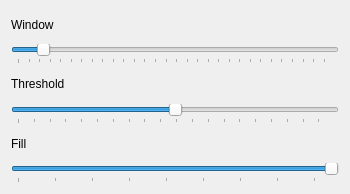
<?xml version="1.0" encoding="UTF-8"?>
<ui version="4.0">
 <class>Threshold</class>
 <widget class="QDialog" name="Threshold">
  <property name="geometry">
   <rect>
    <x>0</x>
    <y>0</y>
    <width>350</width>
    <height>194</height>
   </rect>
  </property>
  <property name="sizePolicy">
   <sizepolicy hsizetype="Fixed" vsizetype="Fixed">
    <horstretch>0</horstretch>
    <verstretch>0</verstretch>
   </sizepolicy>
  </property>
  <property name="windowTitle">
   <string>Dialog</string>
  </property>
  <layout class="QGridLayout" name="gridLayout">
   <item row="0" column="0">
    <layout class="QVBoxLayout" name="verticalLayout">
     <item>
      <widget class="QLabel" name="label_2">
       <property name="text">
        <string>Window</string>
       </property>
      </widget>
     </item>
     <item>
      <widget class="QSlider" name="windowSlider">
       <property name="minimum">
        <number>3</number>
       </property>
       <property name="maximum">
        <number>300</number>
       </property>
       <property name="singleStep">
        <number>2</number>
       </property>
       <property name="value">
        <number>27</number>
       </property>
       <property name="orientation">
        <enum>Qt::Horizontal</enum>
       </property>
       <property name="tickPosition">
        <enum>QSlider::TicksBelow</enum>
       </property>
      </widget>
     </item>
     <item>
      <widget class="QLabel" name="label_9">
       <property name="text">
        <string>Threshold</string>
       </property>
      </widget>
     </item>
     <item>
      <widget class="QSlider" name="bgThresholdSlider">
       <property name="minimum">
        <number>-99</number>
       </property>
       <property name="orientation">
        <enum>Qt::Horizontal</enum>
       </property>
       <property name="tickPosition">
        <enum>QSlider::TicksBelow</enum>
       </property>
      </widget>
     </item>
     <item>
      <widget class="QLabel" name="label_4">
       <property name="text">
        <string>Fill</string>
       </property>
      </widget>
     </item>
     <item>
      <widget class="QSlider" name="thThresholdSlider">
       <property name="minimum">
        <number>1</number>
       </property>
       <property name="maximum">
        <number>255</number>
       </property>
       <property name="pageStep">
        <number>30</number>
       </property>
       <property name="value">
        <number>255</number>
       </property>
       <property name="orientation">
        <enum>Qt::Horizontal</enum>
       </property>
       <property name="tickPosition">
        <enum>QSlider::TicksBelow</enum>
       </property>
      </widget>
     </item>
    </layout>
   </item>
  </layout>
 </widget>
 <resources/>
 <connections/>
</ui>
